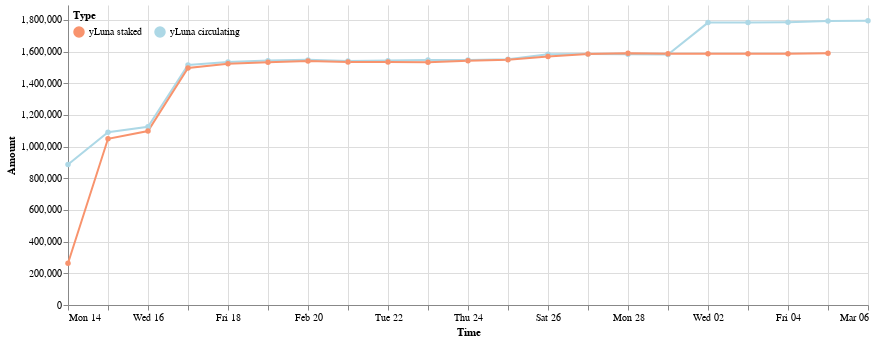

Here is the notebook cell this chart was saved with:
### Code cell
domain = ['yLuna staked','yLuna circulating']
range_ = ['#f8936d','lightblue']
max_date = all_deltas['Time'].max()
mars_price_chart = alt.Chart(all_deltas).mark_line(point = True).encode(
    x=alt.X('Time:T',scale=alt.Scale(domain=(all_deltas.Time.min(),max_date))),
    y=alt.X('Amount:Q',scale=alt.Scale(domain=(0,all_deltas['Amount'].max()+100000))),
    color=alt.Color('Type:N', 
                sort=domain,
                scale=alt.Scale(domain=domain, range=range_),
                legend=alt.Legend(
                            orient='none',
                            padding=5,
                            legendY=0,
                            direction='horizontal')),
    tooltip=[alt.Tooltip('Time:T', format='%Y-%m-%d %H:%M'),'Amount:Q']
).properties(width=800).configure_view(strokeOpacity=0)
mars_price_chart

### Figure 1 — Vega-Lite specification as saved in the notebook (floating-point values rounded to 4 significant figures)
{"config": {"view": {"continuousWidth": 400, "continuousHeight": 300, "strokeOpacity": 0}}, "data": {"name": "data-2e07fec1b41e81a0dfb4b6289536f11f"}, "mark": {"type": "line", "point": true}, "encoding": {"color": {"field": "Type", "legend": {"direction": "horizontal", "legendY": 0, "orient": "none", "padding": 5}, "scale": {"domain": ["yLuna staked", "yLuna circulating"], "range": ["#f8936d", "lightblue"]}, "sort": ["yLuna staked", "yLuna circulating"], "type": "nominal"}, "tooltip": [{"field": "Time", "format": "%Y-%m-%d %H:%M", "type": "temporal"}, {"field": "Amount", "type": "quantitative"}], "x": {"field": "Time", "scale": {"domain": ["2022-02-14", "2022-03-06"]}, "type": "temporal"}, "y": {"field": "Amount", "scale": {"domain": [0, 1894000.0]}, "type": "quantitative"}}, "width": 800, "$schema": "https://vega.github.io/schema/vega-lite/v4.17.0.json", "datasets": {"data-2e07fec1b41e81a0dfb4b6289536f11f": [{"Time": "2022-02-14", "Amount signed": 886900.0, "Amount": 886900.0, "Type": "yLuna circulating"}, {"Time": "2022-02-15", "Amount signed": 203500.0, "Amount": 1090000.0, "Type": "yLuna circulating"}, {"Time": "2022-02-16", "Amount signed": 34800.0, "Amount": 1125000.0, "Type": "yLuna circulating"}, {"Time": "2022-02-17", "Amount signed": 390200.0, "Amount": 1515000.0, "Type": "yLuna circulating"}, {"Time": "2022-02-18", "Amount signed": 18930.0, "Amount": 1534000.0, "Type": "yLuna circulating"}, {"Time": "2022-02-19", "Amount signed": 8557.0, "Amount": 1543000.0, "Type": "yLuna circulating"}, {"Time": "2022-02-20", "Amount signed": 4740.0, "Amount": 1548000.0, "Type": "yLuna circulating"}, {"Time": "2022-02-21", "Amount signed": -6418.0, "Amount": 1541000.0, "Type": "yLuna circulating"}, {"Time": "2022-02-22", "Amount signed": 1663.0, "Amount": 1543000.0, "Type": "yLuna circulating"}, {"Time": "2022-02-23", "Amount signed": 4500.0, "Amount": 1547000.0, "Type": "yLuna circulating"}, {"Time": "2022-02-24", "Amount signed": -342.0, "Amount": 1547000.0, "Type": "yLuna circulating"}, {"Time": "2022-02-25", "Amount signed": 4035.0, "Amount": 1551000.0, "Type": "yLuna circulating"}, {"Time": "2022-02-26", "Amount signed": 32360.0, "Amount": 1583000.0, "Type": "yLuna circulating"}, {"Time": "2022-02-27", "Amount signed": 478.2, "Amount": 1584000.0, "Type": "yLuna circulating"}, {"Time": "2022-02-28", "Amount signed": -1118.0, "Amount": 1583000.0, "Type": "yLuna circulating"}, {"Time": "2022-03-01", "Amount signed": -789.2, "Amount": 1582000.0, "Type": "yLuna circulating"}, {"Time": "2022-03-02", "Amount signed": 200900.0, "Amount": 1783000.0, "Type": "yLuna circulating"}, {"Time": "2022-03-03", "Amount signed": 597.3, "Amount": 1784000.0, "Type": "yLuna circulating"}, {"Time": "2022-03-04", "Amount signed": 2053.0, "Amount": 1786000.0, "Type": "yLuna circulating"}, {"Time": "2022-03-05", "Amount signed": 7005.0, "Amount": 1793000.0, "Type": "yLuna circulating"}, {"Time": "2022-03-06", "Amount signed": 1451.0, "Amount": 1794000.0, "Type": "yLuna circulating"}, {"Time": "2022-02-14", "Amount signed": 264000.0, "Amount": 264000.0, "Type": "yLuna staked"}, {"Time": "2022-02-15", "Amount signed": 785400.0, "Amount": 1049000.0, "Type": "yLuna staked"}, {"Time": "2022-02-16", "Amount signed": 48820.0, "Amount": 1098000.0, "Type": "yLuna staked"}, {"Time": "2022-02-17", "Amount signed": 398600.0, "Amount": 1497000.0, "Type": "yLuna staked"}, {"Time": "2022-02-18", "Amount signed": 26480.0, "Amount": 1523000.0, "Type": "yLuna staked"}, {"Time": "2022-02-19", "Amount signed": 9947.0, "Amount": 1533000.0, "Type": "yLuna staked"}, {"Time": "2022-02-20", "Amount signed": 6690.0, "Amount": 1540000.0, "Type": "yLuna staked"}, {"Time": "2022-02-21", "Amount signed": -5372.0, "Amount": 1534000.0, "Type": "yLuna staked"}, {"Time": "2022-02-22", "Amount signed": -340.6, "Amount": 1534000.0, "Type": "yLuna staked"}, {"Time": "2022-02-23", "Amount signed": -1892.0, "Amount": 1532000.0, "Type": "yLuna staked"}, {"Time": "2022-02-24", "Amount signed": 9216.0, "Amount": 1541000.0, "Type": "yLuna staked"}, {"Time": "2022-02-25", "Amount signed": 6565.0, "Amount": 1548000.0, "Type": "yLuna staked"}, {"Time": "2022-02-26", "Amount signed": 21590.0, "Amount": 1570000.0, "Type": "yLuna staked"}, {"Time": "2022-02-27", "Amount signed": 15350.0, "Amount": 1585000.0, "Type": "yLuna staked"}, {"Time": "2022-02-28", "Amount signed": 5056.0, "Amount": 1590000.0, "Type": "yLuna staked"}, {"Time": "2022-03-01", "Amount signed": -3479.0, "Amount": 1587000.0, "Type": "yLuna staked"}, {"Time": "2022-03-02", "Amount signed": -801.9, "Amount": 1586000.0, "Type": "yLuna staked"}, {"Time": "2022-03-03", "Amount signed": -37.23, "Amount": 1586000.0, "Type": "yLuna staked"}, {"Time": "2022-03-04", "Amount signed": 980.6, "Amount": 1587000.0, "Type": "yLuna staked"}, {"Time": "2022-03-05", "Amount signed": 2198.0, "Amount": 1589000.0, "Type": "yLuna staked"}]}}
